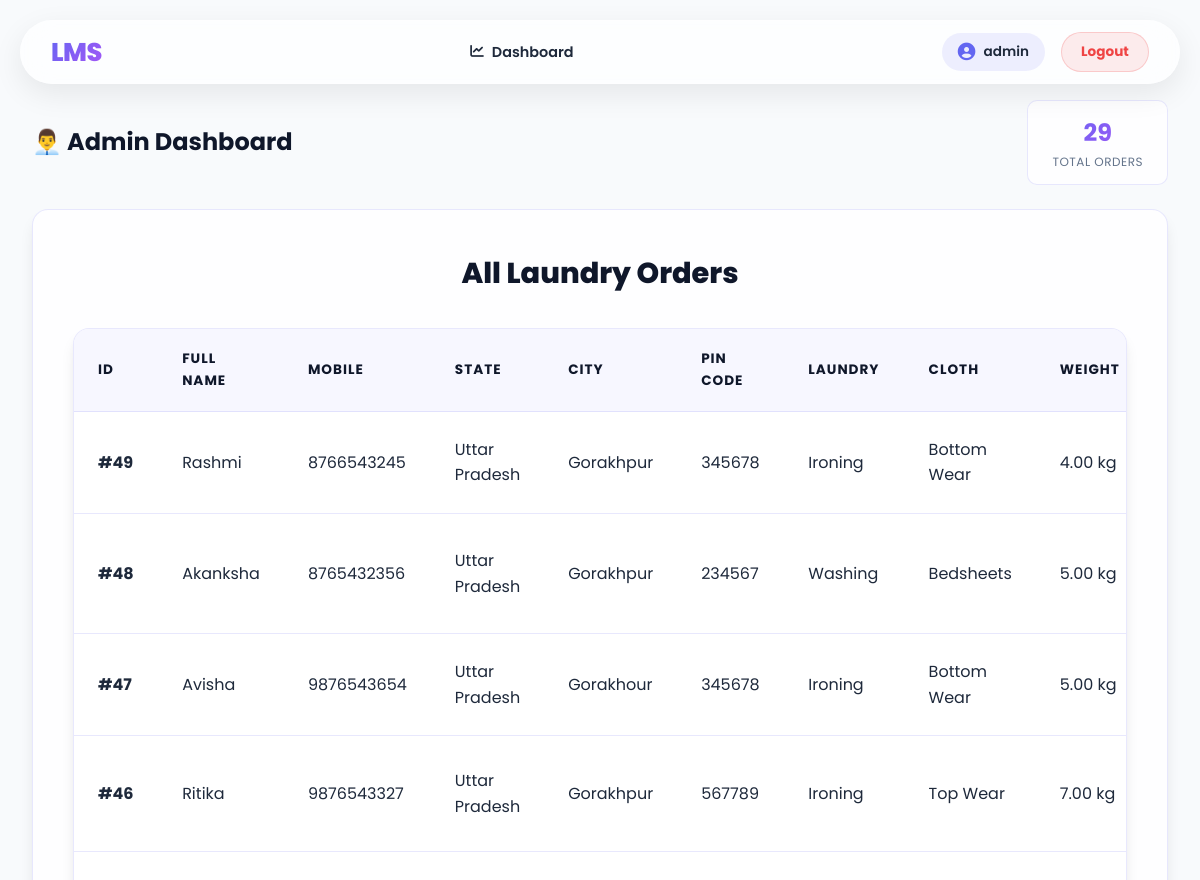
The page /admin-dashboard/ (signed in, upper part) on the database as committed earlier.
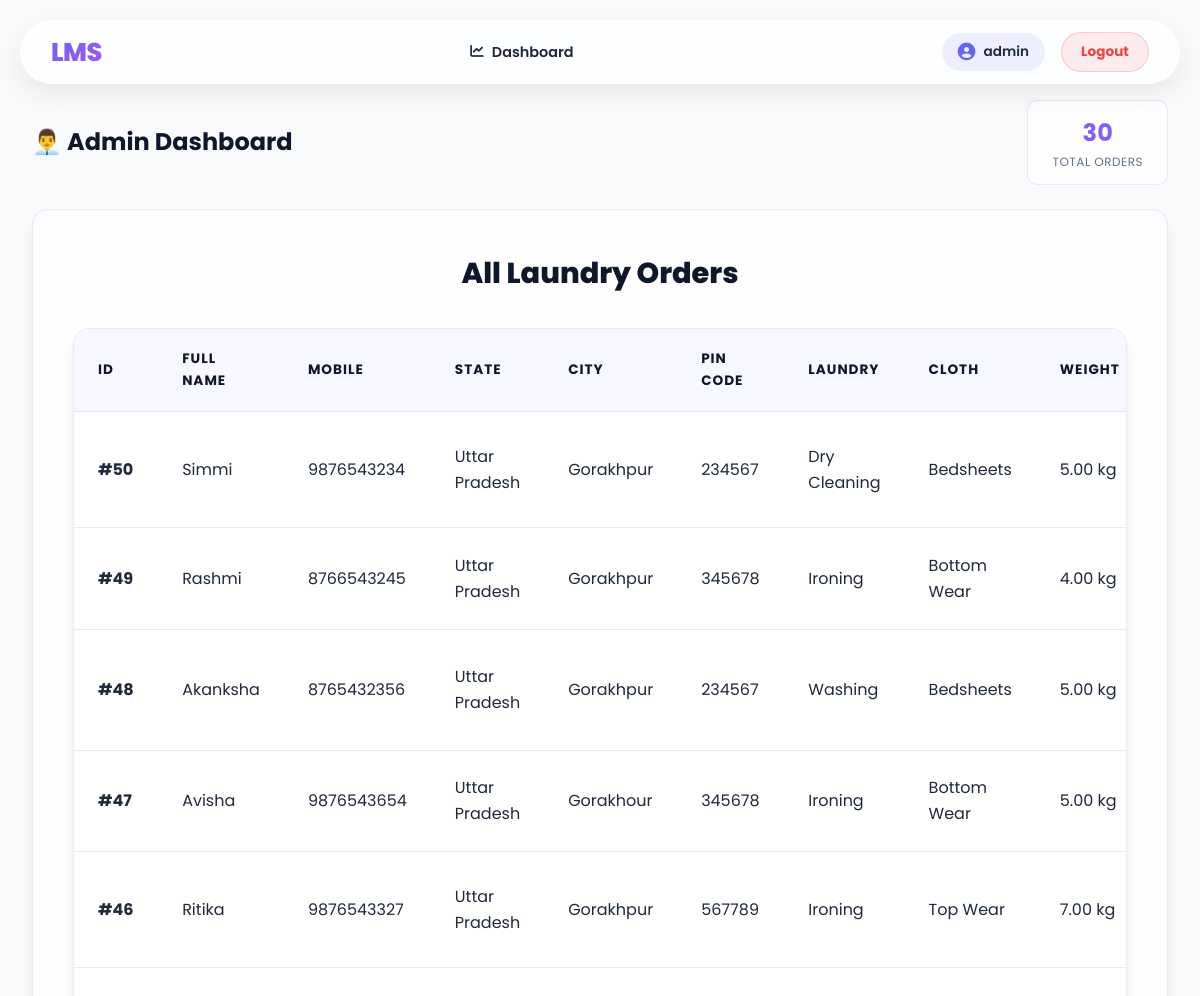
The same page on the database as committed later.
### laundry/models.py (models this page shows, shortened)
class LaundryOrder(models.Model):
    LAUNDRY_TYPE_CHOICES = [
        ('Washing', 'Washing'),
        ('Ironing', 'Ironing'),
        ('Dry Cleaning', 'Dry Cleaning'),
        ('Wash & Iron', 'Wash & Iron'),
    ]
    CLOTH_CHOICES = [
        ('Top Wear', 'Top Wear'),
        ('Bottom Wear', 'Bottom Wear'),
        ('Bedsheets', 'Bedsheets'),
        ('Curtains', 'Curtains'),
        ('Heavy Clothes', 'Heavy Clothes'),
        ('Mixed Clothes', 'Mixed Clothes'),
    ]
    STATE_CHOICES = [
        ('Andhra Pradesh', 'Andhra Pradesh'),
        ('Arunachal Pradesh', 'Arunachal Pradesh'),
        ('Assam', 'Assam'),
        ('Bihar', 'Bihar'),
        ('Chhattisgarh', 'Chhattisgarh'),
        ('Goa', 'Goa'),
        ('Gujarat', 'Gujarat'),
        ('Haryana', 'Haryana'),
        ('Himachal Pradesh', 'Himachal Pradesh'),
        ('Jharkhand', 'Jharkhand'),
        ('Karnataka', 'Karnataka'),
        ('Kerala', 'Kerala'),
        ('Madhya Pradesh', 'Madhya Pradesh'),
        ('Maharashtra', 'Maharashtra'),
        ('Manipur', 'Manipur'),
        ('Meghalaya', 'Meghalaya'),
        ('Mizoram', 'Mizoram'),
        ('Nagaland', 'Nagaland'),
        ('Odisha', 'Odisha'),
        ('Punjab', 'Punjab'),
        ('Rajasthan', 'Rajasthan'),
        ('Sikkim', 'Sikkim'),
        ('Tamil Nadu', 'Tamil Nadu'),
        ('Telangana', 'Telangana'),
        ('Tripura', 'Tripura'),
        ('Uttar Pradesh', 'Uttar Pradesh'),
        ('Uttarakhand', 'Uttarakhand'),
        ('West Bengal', 'West Bengal'),
    ]
    user = models.ForeignKey(
        User, on_delete=models.CASCADE, related_name='orders', null=True, blank=True
    )
    full_name = models.CharField(max_length=200)
    mobile = models.CharField(max_length=15)
    state = models.CharField(max_length=100, choices=STATE_CHOICES)
    city = models.CharField(max_length=100)
    pin_code = models.CharField(max_length=10)
    address = models.TextField()
    laundry_type = models.CharField(max_length=50, choices=LAUNDRY_TYPE_CHOICES)
    cloth_type = models.CharField(max_length=50, choices=CLOTH_CHOICES)
    weight = models.DecimalField(max_digits=5, decimal_places=2)
    description = models.TextField(blank=True, default='')
    issued_date = models.DateField()
    delivery_date = models.DateField()
    created_at = models.DateTimeField(auto_now_add=True)
    class Meta:
        ordering = ['-created_at']

### laundry/views.py (the view)
# urls.py: path('admin-dashboard/', views.admin_dashboard_view, name='admin_dashboard'),
@login_required
def admin_dashboard_view(request):
    if not request.user.is_staff:
        messages.error(request, 'You do not have admin privileges.')
        return redirect('home')
    orders = LaundryOrder.objects.select_related('tracking').all()
    return render(request, 'WelcomeAdmin.html', {'orders': orders})

### laundry/models.py (called while the page is built)
    def get_status_display_label(self):
        return dict(self.STATUS_CHOICES).get(self.status, 'Unknown')

    def get_status_class(self):
        mapping = {
            0: 'status-pending',
            1: 'status-received',
            2: 'status-pickup',
            3: 'status-washing',
            4: 'status-ironing',
            5: 'status-ready',
            6: 'status-out-delivery',
            7: 'status-delivered',
            8: 'status-cancelled',
        }
        return mapping.get(self.status, 'status-pending')

### template/WelcomeAdmin.html (shortened to what this page needs)
{% extends "base.html" %}
{% load static %}
{% block extra_css %}
<link rel="stylesheet" href="{% static 'CSS/welcome_admin.css' %}">
{% endblock %}
{% block content %}
<div class="admin-page">
    <div class="admin-header">
        <h1>👨‍💼 Admin Dashboard</h1>
        <div class="admin-stats" id="admin-stats">
            <div class="stat-box">
                <div class="stat-num" id="stat-total">{{ orders|length }}</div>
                <div class="stat-label">Total Orders</div>
            </div>
        </div>
    </div>
    <div class="card">
        <h2 class="card-header">All Laundry Orders</h2>
        {% if orders %}
        <div class="data-table-wrapper">
            <table class="data-table" id="admin-orders-table">
                <thead>
                    <tr>
                        <th>ID</th>
                        <th>Full Name</th>
                        <th>Mobile</th>
                        <th>State</th>
                        <th>City</th>
                        <th>Pin Code</th>
                        <th>Laundry</th>
                        <th>Cloth</th>
                        <th>Weight</th>
                    </tr>
                </thead>
                <tbody>
                    {% for order in orders %}
                    <tr id="order-row-{{ order.pk }}">
                        <td><strong>#{{ order.pk }}</strong></td>
                        <td>{{ order.full_name }}</td>
                        <td>{{ order.mobile }}</td>
                        <td>{{ order.state }}</td>
                        <td>{{ order.city }}</td>
                        <td>{{ order.pin_code }}</td>
                        <td>{{ order.laundry_type }}</td>
                        <td>{{ order.cloth_type }}</td>
                        <td>{{ order.weight }} kg</td>
                    </tr>
                    {% endfor %}
                </tbody>
            </table>
        </div>
        {% else %}
        <p class="empty-orders-text">
            <i class="fas fa-inbox empty-orders-icon"></i>
            No laundry orders yet.
        </p>
        {% endif %}
    </div>
</div>
{% endblock %}

Rows that differ between the two databases and show on the page:
added LaundryOrder: pk "50", full_name "Simmi", mobile "9876543234", state "Uttar Pradesh", city "Gorakhpur", pin_code "234567", laundry_type "Dry Cleaning", cloth_type "Bedsheets", weight "5.00"
Other text that changed with them:
{{ orders|length }}: "29" → "30"
